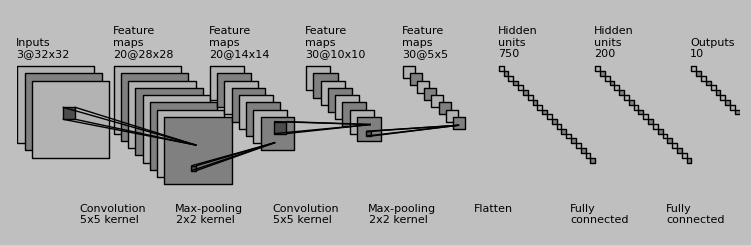

This chart was generated by the following Python code:
# -*- coding: utf-8 -*-
"""
Created on Mon Apr 04 10:52:01 2016

@author: Tao Liu
"""

"""
Copyright (c) 2016, Gavin Weiguang Ding
All rights reserved.

Redistribution and use in source and binary forms, with or without
    modification, are permitted provided that the following conditions are met:

1. Redistributions of source code must retain the above copyright notice, this
    list of conditions and the following disclaimer.

2. Redistributions in binary form must reproduce the above copyright notice,
    this list of conditions and the following disclaimer in the documentation
    and/or other materials provided with the distribution.

3. Neither the name of the copyright holder nor the names of its contributors
    may be used to endorse or promote products derived from this software
    without specific prior written permission.

THIS SOFTWARE IS PROVIDED BY THE COPYRIGHT HOLDERS AND CONTRIBUTORS "AS IS"
    AND ANY EXPRESS OR IMPLIED WARRANTIES, INCLUDING, BUT NOT LIMITED TO, THE
    IMPLIED WARRANTIES OF MERCHANTABILITY AND FITNESS FOR A PARTICULAR PURPOSE
    ARE DISCLAIMED. IN NO EVENT SHALL THE COPYRIGHT HOLDER OR CONTRIBUTORS BE
    LIABLE FOR ANY DIRECT, INDIRECT, INCIDENTAL, SPECIAL, EXEMPLARY, OR
    CONSEQUENTIAL DAMAGES (INCLUDING, BUT NOT LIMITED TO, PROCUREMENT OF
    SUBSTITUTE GOODS OR SERVICES; LOSS OF USE, DATA, OR PROFITS; OR BUSINESS
    INTERRUPTION) HOWEVER CAUSED AND ON ANY THEORY OF LIABILITY, WHETHER IN
    CONTRACT, STRICT LIABILITY, OR TORT (INCLUDING NEGLIGENCE OR OTHERWISE)
    ARISING IN ANY WAY OUT OF THE USE OF THIS SOFTWARE, EVEN IF ADVISED OF THE
    POSSIBILITY OF SUCH DAMAGE.
"""


import os
import numpy as np
import matplotlib.pyplot as plt
plt.rcdefaults()
from matplotlib.lines import Line2D
from matplotlib.patches import Rectangle
from matplotlib.collections import PatchCollection


NumConvMax = 8
NumFcMax = 20
White = 1.
Light = 0.7
Medium = 0.5
Dark = 0.3
Black = 0.


def add_layer(patches, colors, size=24, num=5,
              top_left=[0, 0],
              loc_diff=[3, -3],
              ):
    # add a rectangle
    top_left = np.array(top_left)
    loc_diff = np.array(loc_diff)
    loc_start = top_left - np.array([0, size])
    for ind in range(num):
        patches.append(Rectangle(loc_start + ind * loc_diff, size, size))
        if ind % 2:
            colors.append(Medium)
        else:
            colors.append(Light)


def add_mapping(patches, colors, start_ratio, patch_size, ind_bgn,
                top_left_list, loc_diff_list, num_show_list, size_list):

    start_loc = top_left_list[ind_bgn] \
        + (num_show_list[ind_bgn] - 1) * np.array(loc_diff_list[ind_bgn]) \
        + np.array([start_ratio[0] * size_list[ind_bgn],
                    -start_ratio[1] * size_list[ind_bgn]])

    end_loc = top_left_list[ind_bgn + 1] \
        + (num_show_list[ind_bgn + 1] - 1) \
        * np.array(loc_diff_list[ind_bgn + 1]) \
        + np.array([(start_ratio[0] + .5 * patch_size / size_list[ind_bgn]) *
                    size_list[ind_bgn + 1],
                    -(start_ratio[1] - .5 * patch_size / size_list[ind_bgn]) *
                    size_list[ind_bgn + 1]])

    patches.append(Rectangle(start_loc, patch_size, patch_size))
    colors.append(Dark)
    patches.append(Line2D([start_loc[0], end_loc[0]],
                          [start_loc[1], end_loc[1]]))
    colors.append(Black)
    patches.append(Line2D([start_loc[0] + patch_size, end_loc[0]],
                          [start_loc[1], end_loc[1]]))
    colors.append(Black)
    patches.append(Line2D([start_loc[0], end_loc[0]],
                          [start_loc[1] + patch_size, end_loc[1]]))
    colors.append(Black)
    patches.append(Line2D([start_loc[0] + patch_size, end_loc[0]],
                          [start_loc[1] + patch_size, end_loc[1]]))
    colors.append(Black)


def label(xy, text, xy_off=[0, 4]):
    plt.text(xy[0] + xy_off[0], xy[1] + xy_off[1], text,
             family='sans-serif', size=8)


if __name__ == '__main__':

    fc_unit_size = 2
    layer_width = 40

    patches = []
    colors = []

    fig, ax = plt.subplots()


    ############################
    # conv layers
    size_list = [32, 28, 14, 10, 5]
    num_list = [3, 20, 20, 30, 30]
    x_diff_list = [0, layer_width, layer_width, layer_width, layer_width]
    text_list = ['Inputs'] + ['Feature\nmaps'] * (len(size_list) - 1)
    loc_diff_list = [[3, -3]] * len(size_list)

    num_show_list = map(min, num_list, [NumConvMax] * len(num_list))
    top_left_list = np.c_[np.cumsum(x_diff_list), np.zeros(len(x_diff_list))]

    for ind in range(len(size_list)):
        add_layer(patches, colors, size=size_list[ind],
                  num=num_show_list[ind],
                  top_left=top_left_list[ind], loc_diff=loc_diff_list[ind])
        label(top_left_list[ind], text_list[ind] + '\n{}@{}x{}'.format(
            num_list[ind], size_list[ind], size_list[ind]))


    ############################
    # in between layers
    start_ratio_list = [[0.4, 0.5], [0.4, 0.8], [0.4, 0.5], [0.4, 0.8]]
    patch_size_list = [5, 2, 5, 2]
    ind_bgn_list = range(len(patch_size_list))
    text_list = ['Convolution', 'Max-pooling', 'Convolution', 'Max-pooling']

    for ind in range(len(patch_size_list)):
        add_mapping(patches, colors, start_ratio_list[ind],
                    patch_size_list[ind], ind,
                    top_left_list, loc_diff_list, num_show_list, size_list)
        label(top_left_list[ind], text_list[ind] + '\n{}x{} kernel'.format(
            patch_size_list[ind], patch_size_list[ind]), xy_off=[26, -65])


    ############################
    # fully connected layers
    size_list = [fc_unit_size, fc_unit_size, fc_unit_size]
    num_list = [750, 200, 10]
    num_show_list = map(min, num_list, [NumFcMax] * len(num_list))
    x_diff_list = [sum(x_diff_list) + layer_width, layer_width, layer_width]
    top_left_list = np.c_[np.cumsum(x_diff_list), np.zeros(len(x_diff_list))]
    loc_diff_list = [[fc_unit_size, -fc_unit_size]] * len(top_left_list)
    text_list = ['Hidden\nunits'] * (len(size_list) - 1) + ['Outputs']

    for ind in range(len(size_list)):
        add_layer(patches, colors, size=size_list[ind], num=num_show_list[ind],
                  top_left=top_left_list[ind], loc_diff=loc_diff_list[ind])
        label(top_left_list[ind], text_list[ind] + '\n{}'.format(
            num_list[ind]))

    text_list = ['Flatten\n', 'Fully\nconnected', 'Fully\nconnected']

    for ind in range(len(size_list)):
        label(top_left_list[ind], text_list[ind], xy_off=[-10, -65])

    ############################
    colors += [0, 1]
    collection = PatchCollection(patches, cmap=plt.cm.gray)
    collection.set_array(np.array(colors))
    ax.add_collection(collection)
    plt.tight_layout()
    plt.axis('equal')
    plt.axis('off')
    plt.show()
    fig.set_size_inches(8, 2.5)

    fig_dir = './'
    fig_ext = '.png'
    fig.savefig(os.path.join(fig_dir, 'convnet_fig' + fig_ext),
                bbox_inches='tight', pad_inches=0)
